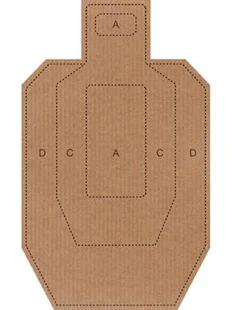
#> input picture assets/uspsa_target.webp, 232 x 310 px, given in place of the camera
$ python bench_homography.py
#> lines starting #> are read from the running program, lines starting #| are printed output that depends on the picture; after the words box and inside, x2 and y2 are one past the last pixel; in counts of white or black regions, pixels touching at a corner belong together
### epaper_target/calibration.py
from __future__ import annotations

import time
from dataclasses import dataclass, field

import cv2
import numpy as np

from .config import CalibrationConfig


@dataclass
class CornerDetection:
    """Result of a single-frame corner LED detection attempt."""
    corners: np.ndarray        # shape (4, 2), float32, ordered TL/TR/BL/BR
    centroids: list[tuple]     # raw detected blob centroids before ordering
    stable: bool               # True if detection was clean and unambiguous


@dataclass
class CalibrationResult:
    """A computed homography mapping camera space → display space."""
    H: np.ndarray              # 3x3 perspective transform matrix
    reprojection_error: float  # mean reprojection error in display pixels
    timestamp: float           # time.monotonic() when computed


class CalibrationManager:
    """
    Detects the four corner IR LEDs and computes the camera-to-display homography.

    Call update() each frame. It returns a CalibrationResult once corners have
    been stable for min_stability_frames consecutive frames.
    """

    def __init__(self, config: CalibrationConfig, display_size: tuple[int, int]):
        self._cfg = config
        self._display_size = display_size  # (width, height)
        self._stable_count = 0
        self._prev_corners: np.ndarray | None = None
        self._result: CalibrationResult | None = None

    def detect_corners(self, frame: np.ndarray) -> CornerDetection:
        """
        Detect four corner IR LED blobs in a grayscale frame.

        Thresholds at cfg.led_threshold, finds contours, filters by area,
        refines centroids with cornerSubPix, then orders TL/TR/BL/BR.
        Returns CornerDetection with stable=False if fewer than 4 blobs found.
        """
        _, thresh = cv2.threshold(frame, self._cfg.led_threshold, 255, cv2.THRESH_BINARY)
        contours, _ = cv2.findContours(thresh, cv2.RETR_EXTERNAL, cv2.CHAIN_APPROX_SIMPLE)

        centroids = []
        for c in contours:
            area = cv2.contourArea(c)
            if self._cfg.min_blob_area <= area <= self._cfg.max_blob_area:
                M = cv2.moments(c)
                if M["m00"] > 0:
                    cx = M["m10"] / M["m00"]
                    cy = M["m01"] / M["m00"]
                    centroids.append((cx, cy))

        if len(centroids) != 4:
            return CornerDetection(
                corners=np.zeros((4, 2), dtype=np.float32),
                centroids=centroids,
                stable=False,
            )

        # Subpixel refinement
        pts = np.array(centroids, dtype=np.float32).reshape(-1, 1, 2)
        criteria = (cv2.TERM_CRITERIA_EPS + cv2.TERM_CRITERIA_MAX_ITER, 30, 0.01)
        pts = cv2.cornerSubPix(frame, pts, (self._cfg.subpixel_window, self._cfg.subpixel_window),
                               (-1, -1), criteria)
        refined = pts.reshape(-1, 2)

        ordered = self.order_corners([(p[0], p[1]) for p in refined])
        return CornerDetection(corners=ordered, centroids=centroids, stable=True)

    # [36 lines left out: functions order_corners, compute_homography, camera_to_display, not called in this run]

    def update(self, frame: np.ndarray) -> CalibrationResult | None:
        """
        Process a frame. Returns a CalibrationResult once corners are stable,
        or None while still accumulating stability frames.
        """
        detection = self.detect_corners(frame)
        if not detection.stable:
            self._stable_count = 0
            return None

        if self._prev_corners is not None:
            drift = np.max(np.linalg.norm(detection.corners - self._prev_corners, axis=1))
            if drift > self._cfg.max_corner_drift_px:
                self._stable_count = 0

        self._prev_corners = detection.corners
        self._stable_count += 1

        if self._stable_count >= self._cfg.min_stability_frames:
            self._result = self.compute_homography(detection.corners, self._display_size)
            self._stable_count = 0  # reset so re-calibration can trigger again on drift
            return self._result

        return None

    # [4 lines left out: function current_result, not called in this run]

### tests/bench_homography.py
"""
Bench Test 4: Homography Accuracy + Stability
==============================================
Verifies the perspective transform correctly maps camera coordinates to
display coordinates, and that the mapping remains stable over time.

Requires: camera + 4 corner IR LEDs + display connected.

Procedure:
  1. Corner LEDs are detected and homography is computed.
  2. A 3x3 grid of dots is rendered on the display.
  3. User places a laser pointer at each dot and presses SPACE to record
     where the camera sees it. This measures reprojection error.
  4. Stability is monitored for 2 minutes.

Pass criteria:
  - Reprojection error < 3px
  - Corner position drift < 1px over 2 minutes
"""

import sys
import time
import statistics

import cv2
import numpy as np

sys.path.insert(0, __file__.rsplit("/", 2)[0])
from epaper_target.config import CalibrationConfig
from epaper_target.calibration import CalibrationManager

DEVICE_INDEX = 0
WIDTH = 640
HEIGHT = 480
EXPOSURE = -6
DISPLAY_SIZE = (1024, 600)

cal_cfg = CalibrationConfig(led_threshold=180, min_stability_frames=20)
cal = CalibrationManager(config=cal_cfg, display_size=DISPLAY_SIZE)

cap = cv2.VideoCapture(DEVICE_INDEX, cv2.CAP_V4L2)
cap.set(cv2.CAP_PROP_FRAME_WIDTH, WIDTH)
cap.set(cv2.CAP_PROP_FRAME_HEIGHT, HEIGHT)
cap.set(cv2.CAP_PROP_FPS, 60)
cap.set(cv2.CAP_PROP_AUTO_EXPOSURE, 1)
cap.set(cv2.CAP_PROP_EXPOSURE, EXPOSURE)

if not cap.isOpened():
    print(f"ERROR: cannot open camera {DEVICE_INDEX}")
    sys.exit(1)

# Build 3x3 grid of test points in display space
W, H = DISPLAY_SIZE
margin_x, margin_y = W // 5, H // 5
grid_points_display = []
for row in range(3):
    for col in range(3):
        x = margin_x + col * (W - 2 * margin_x) // 2
        y = margin_y + row * (H - 2 * margin_y) // 2
        grid_points_display.append((x, y))


def read_gray() -> np.ndarray:
    for _ in range(5):
        ret, frame = cap.read()
        if ret:
            return cv2.cvtColor(frame, cv2.COLOR_BGR2GRAY)
#> this loop made 1 pass
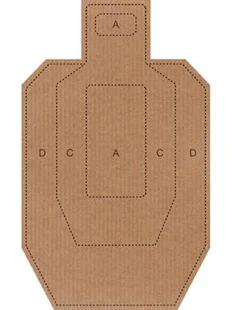
#> input picture assets/uspsa_target.webp, 232 x 310 px, given in place of the camera
    raise RuntimeError("Camera read failed")


# Phase 1: Wait for stable calibration
print("=== Bench Test 4: Homography Accuracy ===")
print("Waiting for stable corner detection (hold still)...")

result = None
while result is None:
    gray = read_gray()
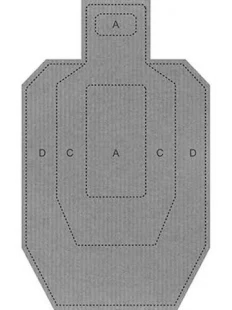
#> gray: shape (310, 232); min 24, max 255, mean 177.3
    result = cal.update(gray)
#> in detect_corners, `_, thresh = cv2.threshold(frame, self._cfg.led_threshold, 255, cv2.THR..`:
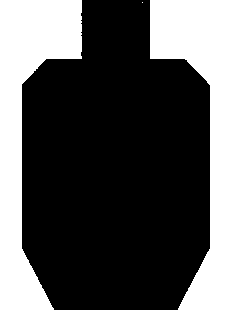
#> thresh: shape (310, 232); 32.5% white; 3 white regions (1 under 20 px)
#> in detect_corners, `contours, _ = cv2.findContours(thresh, cv2.RETR_EXTERNAL, cv2.CHAIN_AP..`: contours = 3 contours, 1 with area under 20; largest, box (x1, y1, x2, y2) and area: (150, 0, 232, 310) 11312, (0, 0, 82, 310) 11266
#> the loop in detect_corners, `for c in contours:` made 3 passes
#> area on passes 2 to 3: 11311.5, 11265.5
#> after the loop in detect_corners, `for c in contours:`: centroids = []
    preview = cv2.cvtColor(gray, cv2.COLOR_GRAY2BGR)
    cv2.putText(preview, "Waiting for calibration...", (10, 30),
                cv2.FONT_HERSHEY_SIMPLEX, 0.7, (0, 165, 255), 2)
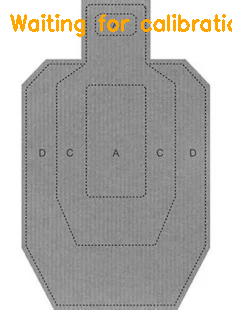
#> preview: shape (310, 232, 3); mean B, G, R 172.4, 175.9, 177.9
    cv2.imshow("Bench: Homography", preview)
    if cv2.waitKey(1) & 0xFF == ord('q'):
#> (key q is pressed here)
        cap.release()
        cv2.destroyAllWindows()
        sys.exit(0)
#> (the program exits here)
